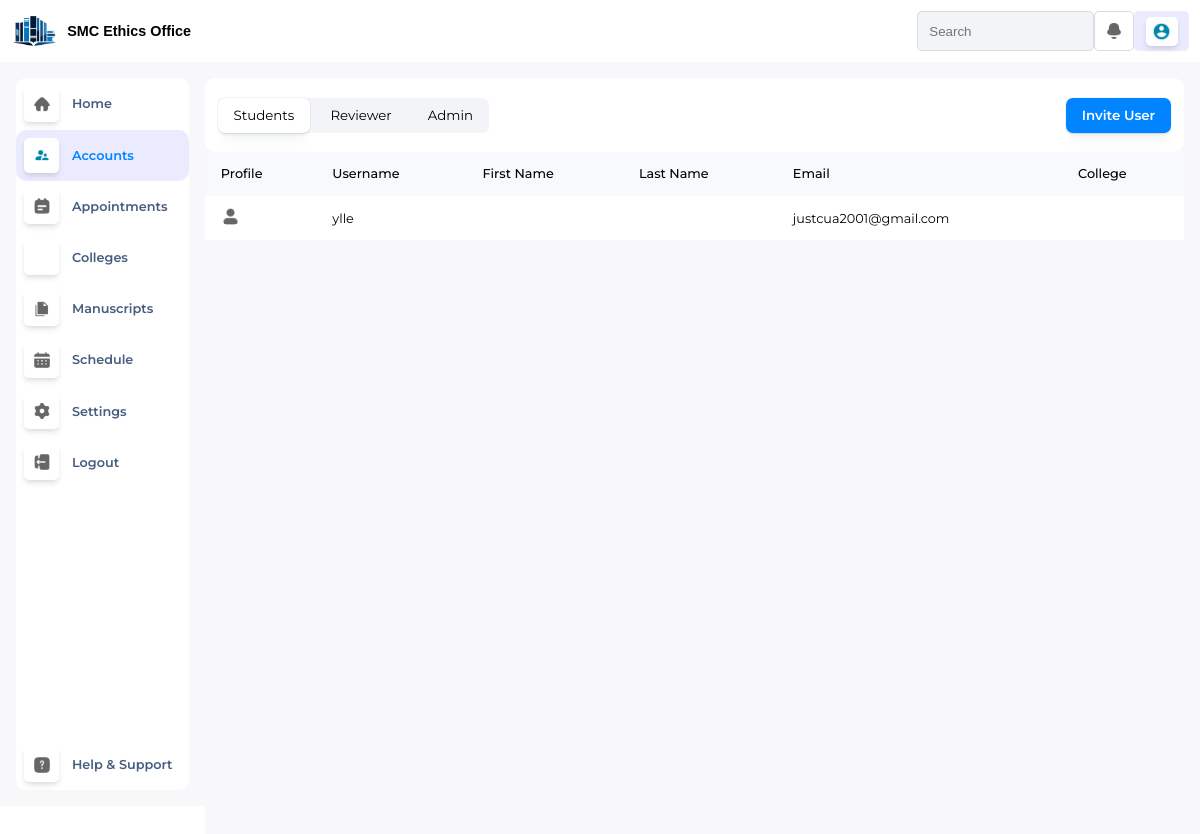
Before: /adminAccounts/ with the older database file.
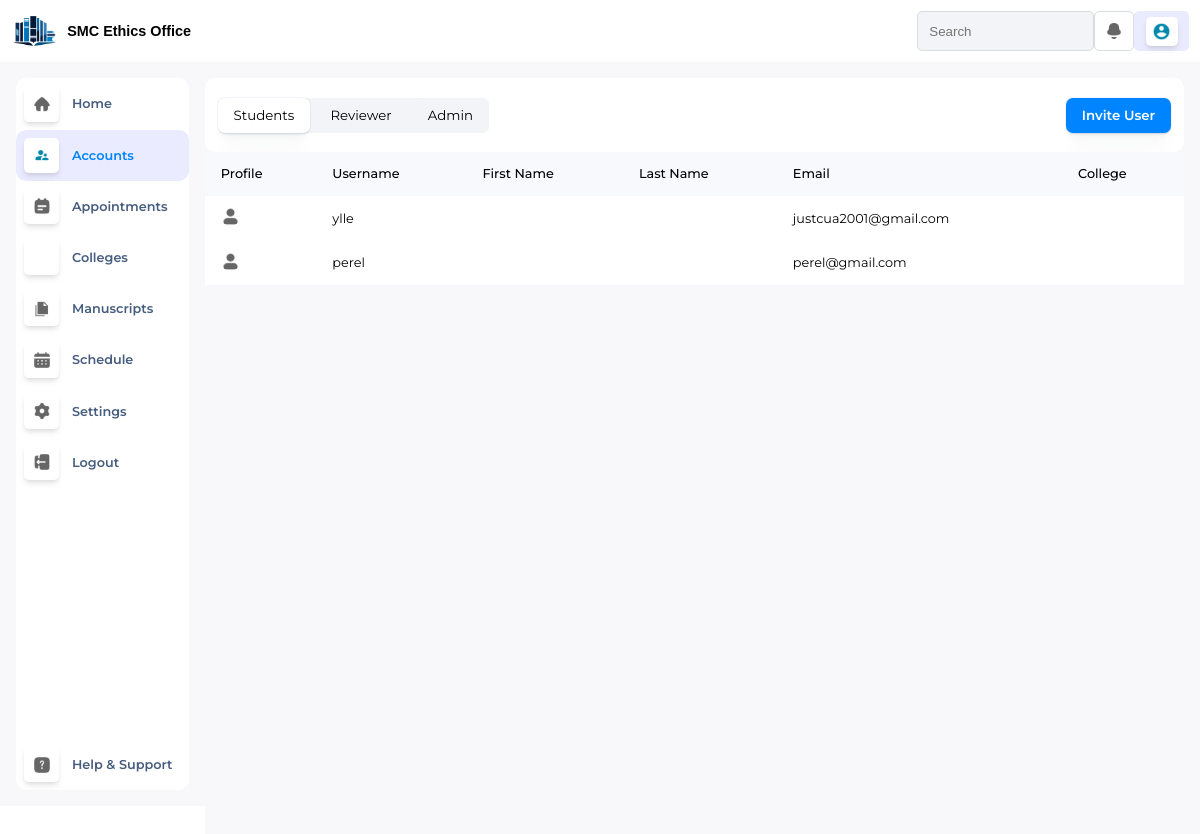
After: the same page with the newer database file.
### EthicsApp/views/models.py (models this page shows, shortened)
class Student(models.Model):
    auth_user = models.ForeignKey(settings.AUTH_USER_MODEL, null=True, on_delete=models.CASCADE)
    smc_student_no = models.CharField(max_length =255)
    mobile_number = models.CharField(max_length =255)
    receipt_no = models.CharField(max_length =255)

### EthicsApp/views/adminDashboard.py (the view)
# urls.py: re_path(r'^adminAccounts/$', views.adminAccounts, name='adminAccounts'),
def adminAccounts(request):
    profile_picture = request.session.get('profile_picture', None)
    account_type = request.session.get('account_type', None)
    students = Student.objects.filter(
        auth_user__isnull=False,
        auth_user__is_superuser=False
    ).prefetch_related(
        Prefetch(
            'accounts_set',
            queryset=Accounts.objects.filter(account_typeid__Account_type='Student').select_related('college_id')
        )
    )
    reviewers = Reviewer.objects.filter(
        auth_user__isnull=False,
        auth_user__is_superuser=False
    ).prefetch_related(
        Prefetch(
            'accounts_set',
            queryset=Accounts.objects.filter(account_typeid__Account_type='Reviewer').select_related('college_id')
        )
    )
    admins = Reviewer.objects.filter(
        auth_user__isnull=False,
        auth_user__is_superuser=True
    ).prefetch_related(
        Prefetch(
            'accounts_set',
            queryset=Accounts.objects.filter(account_typeid__Account_type='Admin').select_related('college_id')
        )
    )
    accountType = Account_Type.objects.exclude(Account_type='Student')
    for student in students:
        student.google_picture = get_google_profile_picture(student.auth_user)
    for reviewer in reviewers:
        reviewer.google_picture = get_google_profile_picture(reviewer.auth_user)
    for admin in admins:
        admin.google_picture = get_google_profile_picture(admin.auth_user)
    context = {
        'profile_picture': profile_picture,
        'account_type': account_type,
        'students': students,
        'reviewers': reviewers,
        'admins': admins,
        'accountTypes': accountType,
    }
    return render(request, 'admin/adminAccounts.html', context)

### EthicsApp/views/adminDashboard.py (called while the page is built)
def get_google_profile_picture(user):
    social_account = user.socialaccount_set.filter(provider='google').first()
    if social_account:
        return social_account.extra_data.get('picture')
    return None

### EthicsApp/views/models.py (called while the page is built)
    def __str__(self):
        return f"{self.Account_type}"

### EthicsApp/templates/admin/adminAccounts.html (shortened to what this page needs)
{% extends "master.html" %}
{% load static %}
{% block css %}
<link rel="stylesheet" href="{% static './css/adminDashboard.css' %}">
<link rel="stylesheet" href="{% static './css/adminAccount.css' %}">
<link rel="stylesheet" href="https://cdnjs.cloudflare.com/ajax/libs/font-awesome/6.6.0/css/all.min.css"
 />
{% endblock %}
{% block content %}
<div class="MainContainer">
    {% include './adminTopNav.html' %}
    <div class="MC-Bottom">
        {% include './adminNav.html' %}
        <div id="Accounts-Content">
            <div class="AC-Top">
              <div class="ACT-Left">
                    <button id="Students-Accounts">Students</button>
                    <button id="Reviewer-Accounts">Reviewer</button>
                    <button id="Admin-Accounts">Admin</button>
                </div>
                <div class="ACT-Right">
                    <button id="InviteAcc-btn">Invite User</button>
                </div>
              </div>
             <div id="StudentAcc-Area">
                <table>
                  <tr>
                    <th>Profile</th>
                    <th>Username</th>
                    <th>First Name</th>
                    <th>Last Name</th>
                    <th>Email</th>
                    <th>College</th>
                  </tr>
                  {% for student in students %}
                  <tr>
                    <td>
                        {% if student.google_picture %}
                            <img class="studentProfilePic" src="{{ student.google_picture }}" />
                        {% else %}
                            <img class="studentProfilePic2" src="../../static/images/User-2-Fill--Streamline-Mingcute-Fill.png" alt="../../static/images/User-2-Fill--Streamline-Mingcute-Fill.png" />
                        {% endif %}
                    </td>
                    <td>{{ student.auth_user.username }}</td>
                    <td>{{ student.auth_user.firstname }}</td>
                    <td>{{ student.auth_user.lastname }}</td>
                    <td>{{ student.auth_user.email }}</td>
                    <td>
                    </td>
                  </tr>
                  {% endfor %}
                </table>
              </div>
        </div>
    </div>
</div>
{% endblock %}

Changed rows visible on the page:
added Student: auth_user.username "perel", auth_user.email "perel@gmail.com"
